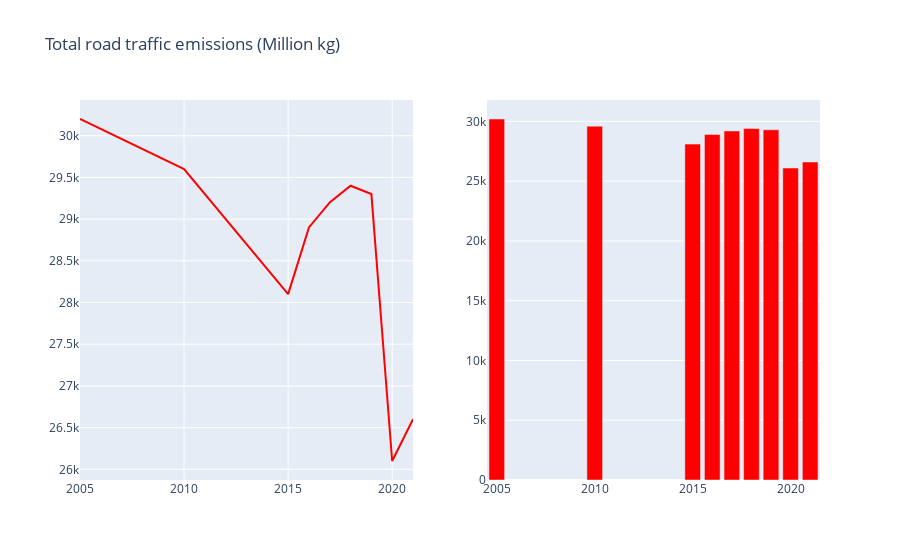

This figure's notebook cell:
### Markdown cell above
## Combined:

### Code cell
# For as many traces that exist per Express figure, get the traces from each plot and store them in an array.
# This is essentially breaking down the Express fig into it's traces
figco2line_traces = []
figco2bar_traces = []
for trace in range(len(figco2line["data"])):
    figco2line_traces.append(figco2line["data"][trace])
for trace in range(len(figco2bar["data"])):
    figco2bar_traces.append(figco2bar["data"][trace])

#Create a 1x2 subplot
this_figure = sp.make_subplots(rows=1, cols=2) 

# Get the Express fig broken down as traces and add the traces to the proper plot within in the subplot
for traces in figco2line_traces:
    this_figure.append_trace(traces, row=1, col=1)
for traces in figco2bar_traces:
    this_figure.append_trace(traces, row=1, col=2)

# this_figure.add_annotation(text="CO2 (Million kg)")
this_figure.update_layout(title_text="Total road traffic emissions (Million kg)")
this_figure.show()

### Figure 1 — Plotly figure (JSON) as saved in the notebook; plotly's stock layout.template omitted (floating-point values rounded to 4 significant figures)
{"data": [{"hovertemplate": "Periods=%{x}<br>Carbon dioxide (CO2)=%{y}<extra></extra>", "legendgroup": "", "line": {"color": "red", "dash": "solid"}, "marker": {"symbol": "circle"}, "mode": "lines", "name": "", "orientation": "v", "showlegend": false, "type": "scatter", "x": [2005, 2010, 2015, 2016, 2017, 2018, 2019, 2020, 2021], "xaxis": "x", "y": [30200, 29600, 28100, 28900, 29200, 29400, 29300, 26100, 26600], "yaxis": "y"}, {"alignmentgroup": "True", "hovertemplate": "Periods=%{x}<br>Carbon dioxide (CO2)=%{y}<extra></extra>", "legendgroup": "", "marker": {"color": "red", "pattern": {"shape": ""}}, "name": "", "offsetgroup": "", "orientation": "v", "showlegend": false, "textposition": "auto", "type": "bar", "x": [2005, 2010, 2015, 2016, 2017, 2018, 2019, 2020, 2021], "xaxis": "x2", "y": [30200, 29600, 28100, 28900, 29200, 29400, 29300, 26100, 26600], "yaxis": "y2"}], "layout": {"title": {"text": "Total road traffic emissions (Million kg)"}, "xaxis": {"anchor": "y", "domain": [0, 0.45]}, "xaxis2": {"anchor": "y2", "domain": [0.55, 1]}, "yaxis": {"anchor": "x", "domain": [0, 1]}, "yaxis2": {"anchor": "x2", "domain": [0, 1]}}}
